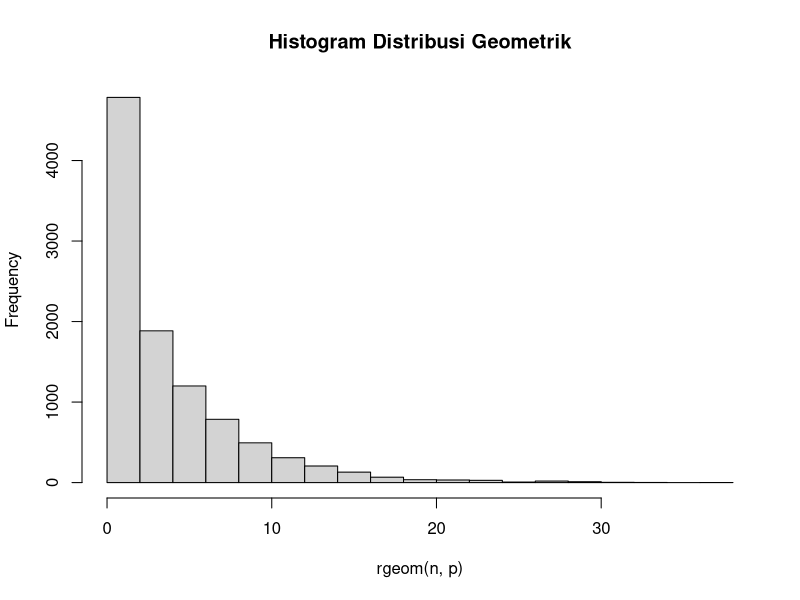
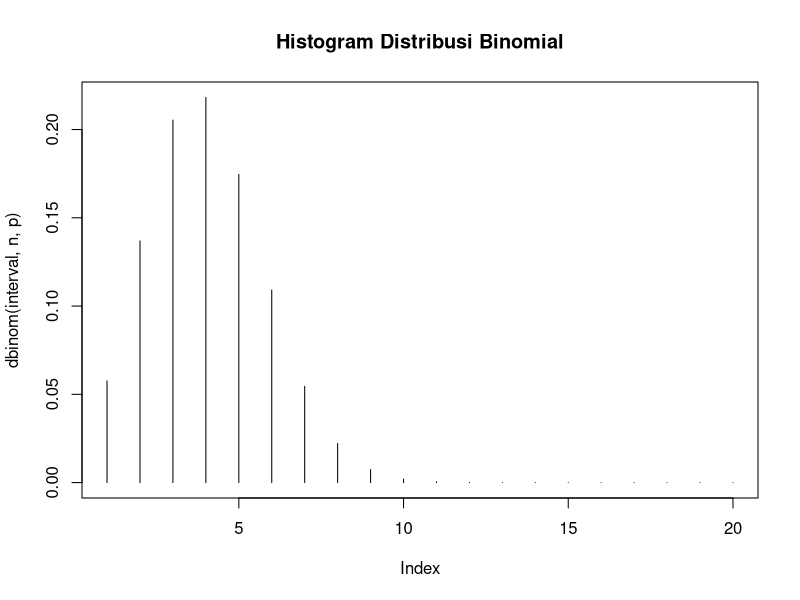
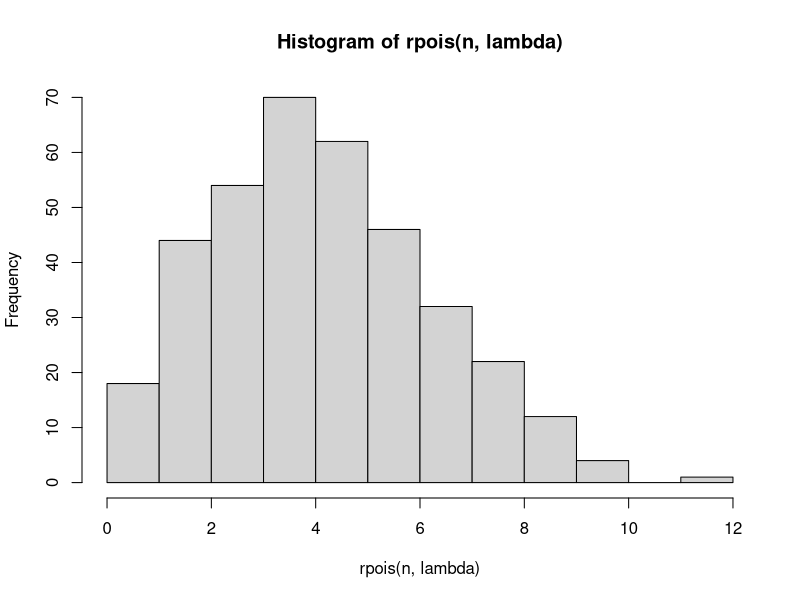

Write the R code that produced these figures, in order. (Note: this script raises an error after producing the figures.)
"----------No 1----------"
x = 3
p = 0.20
n = 10000

#No 1A
geom_dist <- dgeom(x, p)
paste("Peluang =", geom_dist)

#No 1B
mean <- mean(rgeom(n, p) == 3)
paste("Mean =", mean)

#No 1D
hist(rgeom(n, p), main = 'Histogram Distribusi Geometrik')

#No 1E
rataan = 1 / p
paste("Rataan =", rataan)

varian = (1 - p) / (p ^ 2)
paste("Varian =", varian)

"----------No 2----------"
n = 20
p = 0.2
x = 4

#No 2A
binom_dist <- dbinom(x, n, p, log = FALSE)
paste("Peluang =", binom_dist)

#No 2B
interval = 1:n
plot(dbinom(interval, n, p), main = "Histogram Distribusi Binomial", type = 'h')

#No 2C
rataan = n * p
paste("Rataan =", rataan)

varian = n * p * (1 - p)
paste("Varian =", varian)

"----------No 3----------"
lambda = 4.5

#No 3A
x = 6
pois_dist <- dpois(x, lambda)
paste("Peluang =", pois_dist)

#No 3B
n = 365
hist(rpois(n, lambda))
mean(rpois(n, lambda)==6)

#No 3D
rataan = varian = lambda
paste("Rataan =", rataan)
paste("Varian =", varian)

"----------No 4----------"
x = 2
v = 10

#No 4A
chisq_dist <- dchisq(x, v)
paste("Peluang =", chisq_dis)

#No 4B
n = 100
hist(rchisq(n, v), main = "Histogram Chi-square")

#No 4C
rataan = v
paste("Rataan =", rataan)

varian = 2 * v
paste("Varian =", varian)

"----------No 5----------"
lambda = 3

#No 5A
exp_dist <- dexp(lambda)
paste("Peluang =", exp_dist)

#No 5B
set.seed(1)
hist(rexp(n = 10, lambda), main = "Histogram Exp Dist 10 bil random")
hist(rexp(n = 100, lambda), main = "Histogram Exp Dist 100 bil random")
hist(rexp(n = 1000, lambda), main = "Histogram Exp Dist 1000 bil random")
hist(rexp(n = 10000, lambda), main = "Histogram Exp Dist 10000 bil random")

#No 5C
N = 100

set.seed(1)
rataan = mean(rexp(N, lambda))
paste("Rataan =", rataan)

varian = sd(rexp(N, lambda))^2
paste("Varian =", varian)

"----------No 6----------"
n = 100
mean = 50
sd = 8

#No 6A
set.seed(1)
x = rnorm(n, mean, sd)
mean_data = mean(x)

X1 = floor(mean_data)
X2 = floor(mean_data) + 1

zScore = (x - mean) / sd
zScore

plot(zScore)

#No 6B
breaks = 50
hist(x, breaks, main = "5025211023_Wan Sabrina Mayzura_Probstat_A_DNhistogram")

#No 6C
varian = sd^2
paste("Varian =", varian)
